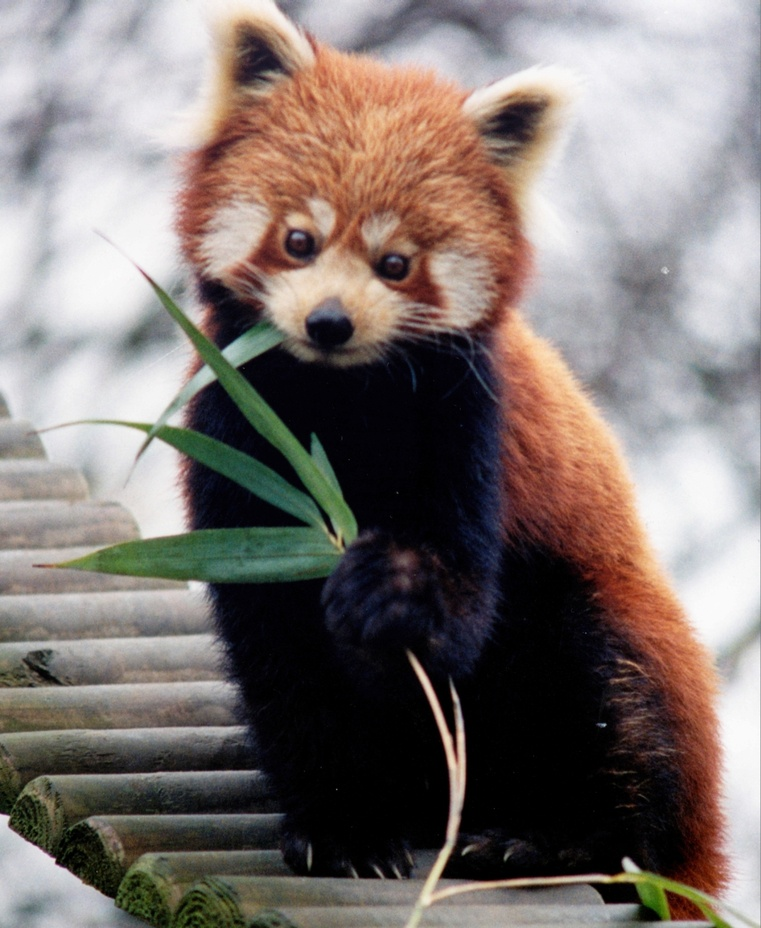
#> input picture rgb_image.jpg, 761 x 928 px, shrunk from 1024 x 1249 before the run
$ jupyter execute 'Extract channels of an image.ipynb'
#> lines starting #> are read from the running program, lines starting #| are printed output that depends on the picture
[cell 1]
import cv2 as cv
import matplotlib.pyplot as plt
import numpy as np

[cell 2]
rgb_image = cv.imread('rgb_image.jpg')
#> rgb_image is the input picture: shape (928, 761, 3); mean B, G, R 113.3, 117.1, 126.6

[cell 3]
plt.imshow(rgb_image, cmap = 'gray')
plt.title('Original')
plt.show()

[cell 4]
red = rgb_image[:,:,2]
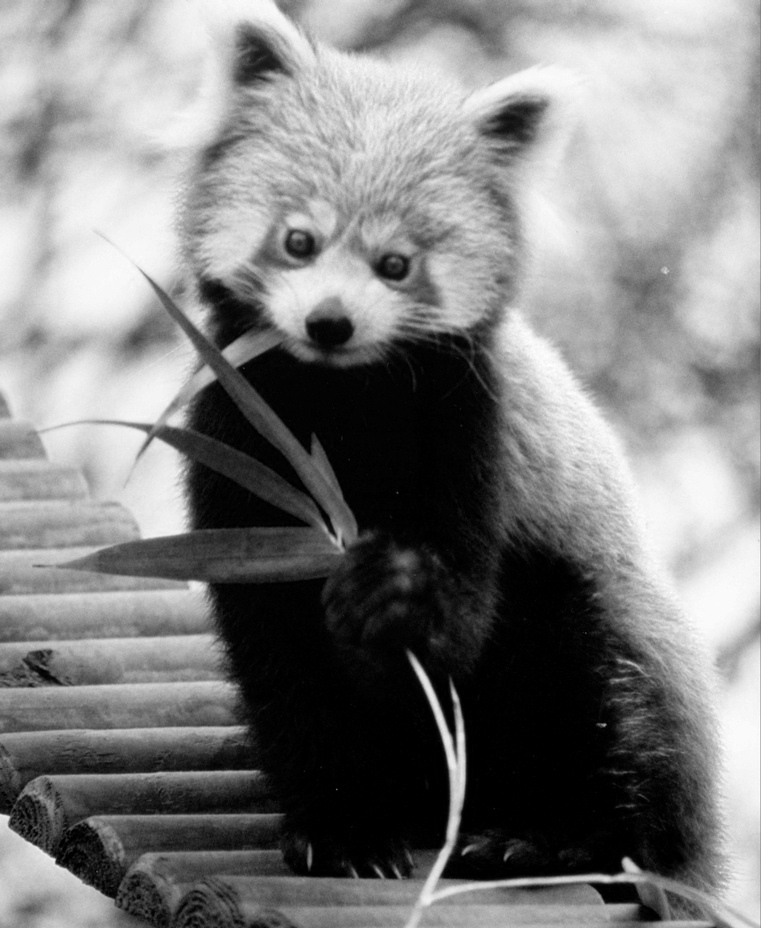
#> red: shape (928, 761); min 0, max 255, mean 126.6
green = rgb_image[:,:,1]
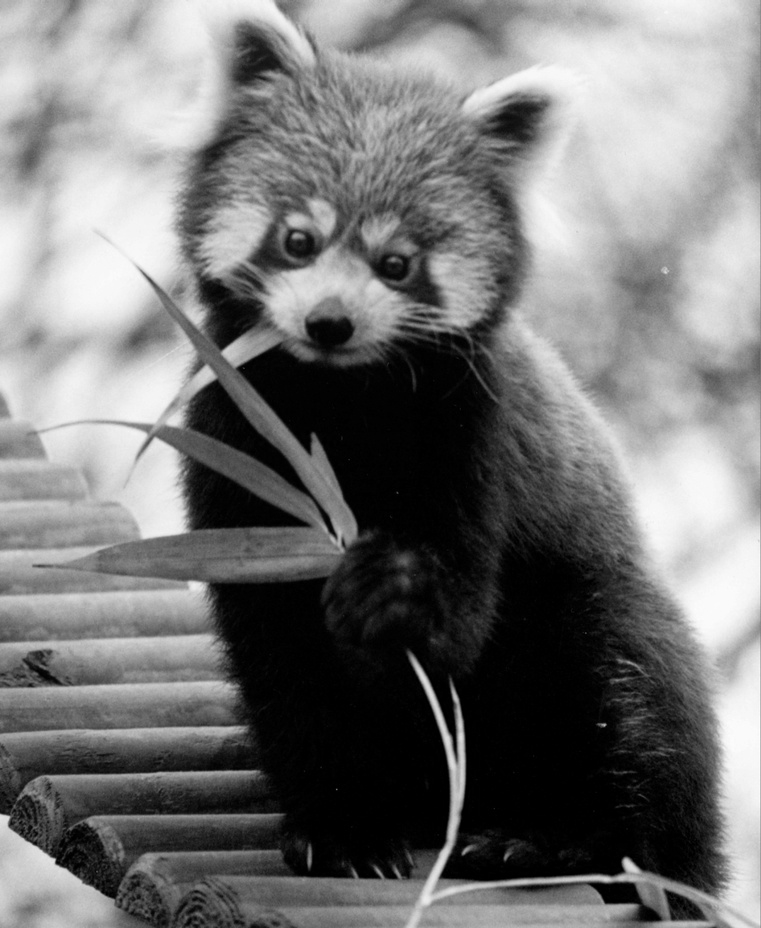
#> green: shape (928, 761); min 0, max 255, mean 117.1
blue = rgb_image[:,:,0]
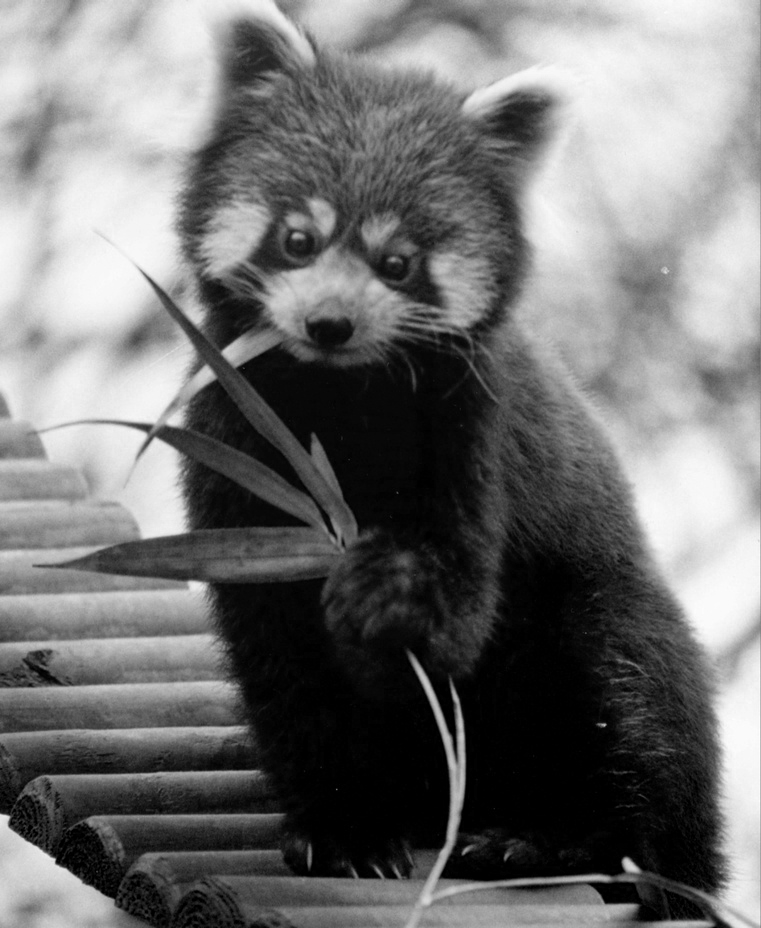
#> blue: shape (928, 761); min 0, max 255, mean 113.3
